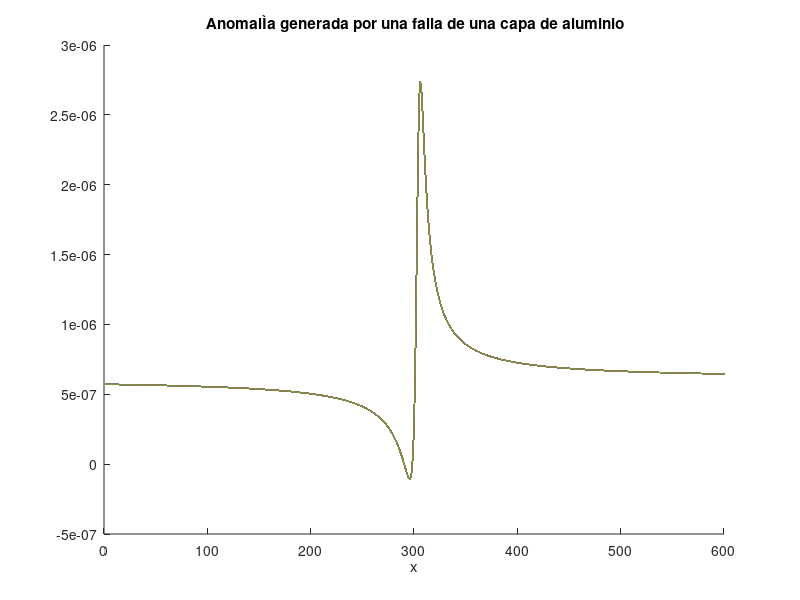

The MATLAB script that drew this image:
G=6.67384*(10^(-11)) %N*m^2)/kg^2
p= 1250 %kg/m3 Arcilla
p2=2700 %kg/m3 Aluminio
deltap=p2-p %kg/m3
a= 1 % ancho de la capa
z1= 4 % profundidad bloque colgante
z2=5 % profunidad bloque yacente
alpha= 120 % angulo
contador=1;
matriz=zeros(600,2);

for x=-300:300
        gz=2*G*deltap*a*(pi+atand((x/z1)+cotd(alpha))-atand((x/z2)+cotd(alpha)));
        matriz(contador,1)= contador;
        matriz (contador,2)=gz;
        contador=contador+1;
end
    xlim ([0,600])
    title ' AnomalÌa generada por una falla de una capa de aluminio'
    xlabel 'x'
    hold all
for i=1:600
         plot(matriz(:,1),matriz(:,2))
end
